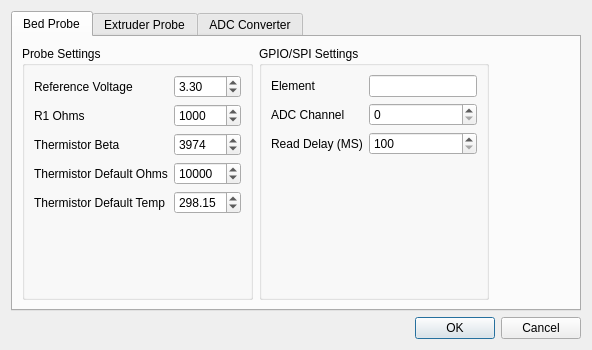
<?xml version="1.0" encoding="UTF-8"?>
<ui version="4.0">
 <class>ProbeConfigDialog</class>
 <widget class="QDialog" name="ProbeConfigDialog">
  <property name="geometry">
   <rect>
    <x>0</x>
    <y>0</y>
    <width>592</width>
    <height>350</height>
   </rect>
  </property>
  <property name="windowTitle">
   <string>Probe Configurations</string>
  </property>
  <property name="windowIcon">
   <iconset resource="PiRinter.qrc">
    <normaloff>:/PiRinter/Icons/Resources/glossy_3d_blue_orbs2_106.png</normaloff>:/PiRinter/Icons/Resources/glossy_3d_blue_orbs2_106.png</iconset>
  </property>
  <layout class="QGridLayout" name="gridLayout_3">
   <item row="0" column="0">
    <layout class="QGridLayout" name="gridLayout_2">
     <item row="0" column="0">
      <widget class="QTabWidget" name="tabThermalProbes">
       <property name="currentIndex">
        <number>0</number>
       </property>
       <widget class="QWidget" name="tpBedProbe">
        <attribute name="title">
         <string>Bed Probe</string>
        </attribute>
        <layout class="QVBoxLayout" name="verticalLayout">
         <item>
          <layout class="QGridLayout" name="gridLayout_4">
           <item row="0" column="1">
            <widget class="QGroupBox" name="groupBox_2">
             <property name="title">
              <string>GPIO/SPI Settings</string>
             </property>
             <layout class="QVBoxLayout" name="verticalLayout_3">
              <item>
               <layout class="QFormLayout" name="formLayout_2">
                <property name="fieldGrowthPolicy">
                 <enum>QFormLayout::AllNonFixedFieldsGrow</enum>
                </property>
                <item row="0" column="0">
                 <widget class="QLabel" name="elementGPIOPinLabel">
                  <property name="toolTip">
                   <string>This is the GPIO pin that is tied to the heater element.&lt;br/&gt;It is responsible for switching the element on and off.</string>
                  </property>
                  <property name="text">
                   <string>Element</string>
                  </property>
                 </widget>
                </item>
                <item row="0" column="1">
                 <widget class="QLineEdit" name="txtBedElementPin">
                  <property name="toolTip">
                   <string>This is the GPIO pin that is tied to the heater element.&lt;br/&gt;It is responsible for switching the element on and off.</string>
                  </property>
                  <property name="inputMask">
                   <string>00</string>
                  </property>
                 </widget>
                </item>
                <item row="1" column="0">
                 <widget class="QLabel" name="aDCChannelLabel_2">
                  <property name="toolTip">
                   <string>This is the channel of the ADC chip that this probe is assigned to use.</string>
                  </property>
                  <property name="text">
                   <string>ADC Channel</string>
                  </property>
                 </widget>
                </item>
                <item row="1" column="1">
                 <widget class="QSpinBox" name="seBedADCCh">
                  <property name="toolTip">
                   <string>This is the channel of the ADC chip that this probe is assigned to use.</string>
                  </property>
                 </widget>
                </item>
                <item row="2" column="0">
                 <widget class="QLabel" name="readDelayLabel">
                  <property name="toolTip">
                   <string>This is the read delay (in milliseconds) for the probe.&lt;br/&gt;It is also the maximum speed at which the probes will be modulated.</string>
                  </property>
                  <property name="text">
                   <string>Read Delay (MS)</string>
                  </property>
                 </widget>
                </item>
                <item row="2" column="1">
                 <widget class="QSpinBox" name="seBedPWM">
                  <property name="toolTip">
                   <string>This is the read delay (in milliseconds) for the probe.&lt;br/&gt;It is also the maximum speed at which the probes will be modulated.</string>
                  </property>
                  <property name="minimum">
                   <number>100</number>
                  </property>
                  <property name="maximum">
                   <number>9999</number>
                  </property>
                  <property name="value">
                   <number>100</number>
                  </property>
                 </widget>
                </item>
               </layout>
              </item>
              <item>
               <spacer name="verticalSpacer">
                <property name="orientation">
                 <enum>Qt::Vertical</enum>
                </property>
                <property name="sizeHint" stdset="0">
                 <size>
                  <width>20</width>
                  <height>40</height>
                 </size>
                </property>
               </spacer>
              </item>
             </layout>
            </widget>
           </item>
           <item row="0" column="0">
            <widget class="QGroupBox" name="gbResistors">
             <property name="title">
              <string>Probe Settings</string>
             </property>
             <layout class="QVBoxLayout" name="verticalLayout_2">
              <item>
               <layout class="QFormLayout" name="formLayout">
                <property name="fieldGrowthPolicy">
                 <enum>QFormLayout::AllNonFixedFieldsGrow</enum>
                </property>
                <item row="0" column="0">
                 <widget class="QLabel" name="referenceVoltageLabel">
                  <property name="toolTip">
                   <string>This is the reference voltage the ADC is using as a benchmark.</string>
                  </property>
                  <property name="text">
                   <string>Reference Voltage</string>
                  </property>
                 </widget>
                </item>
                <item row="0" column="1">
                 <widget class="QDoubleSpinBox" name="seBedRefV">
                  <property name="toolTip">
                   <string>This is the reference voltage the ADC is using as a benchmark.</string>
                  </property>
                  <property name="value">
                   <double>3.300000000000000</double>
                  </property>
                 </widget>
                </item>
                <item row="1" column="0">
                 <widget class="QLabel" name="r1ValueLabel">
                  <property name="toolTip">
                   <string>This is the Ohms value (typical 1K) of the R1 resistor&lt;br/&gt;at the top of the voltage divider circut with respect to ground.</string>
                  </property>
                  <property name="text">
                   <string>R1 Ohms</string>
                  </property>
                 </widget>
                </item>
                <item row="1" column="1">
                 <widget class="QSpinBox" name="seBedR1Ohms">
                  <property name="toolTip">
                   <string>This is the Ohms value (typical 1K) of the R1 resistor&lt;br/&gt;at the top of the voltage divider circut with respect to ground.</string>
                  </property>
                  <property name="maximum">
                   <number>99999999</number>
                  </property>
                  <property name="value">
                   <number>1000</number>
                  </property>
                 </widget>
                </item>
                <item row="2" column="0">
                 <widget class="QLabel" name="thermistorBetaLabel">
                  <property name="toolTip">
                   <string>This is the Beta value for the thermistor. The Beta for your thermistor&lt;br/&gt;can be found on the manufacturers datasheet.</string>
                  </property>
                  <property name="text">
                   <string>Thermistor Beta</string>
                  </property>
                 </widget>
                </item>
                <item row="2" column="1">
                 <widget class="QSpinBox" name="seBedBeta">
                  <property name="toolTip">
                   <string>This is the Beta value for the thermistor. The Beta for your thermistor&lt;br/&gt;can be found on the manufacturers datasheet.</string>
                  </property>
                  <property name="maximum">
                   <number>99999999</number>
                  </property>
                  <property name="value">
                   <number>3974</number>
                  </property>
                 </widget>
                </item>
                <item row="3" column="0">
                 <widget class="QLabel" name="thermistorDefaultOhmsLabel">
                  <property name="toolTip">
                   <string>This is the default resistance of your thermistor when measured&lt;br/&gt;at the default temperature.</string>
                  </property>
                  <property name="text">
                   <string>Thermistor Default Ohms</string>
                  </property>
                 </widget>
                </item>
                <item row="3" column="1">
                 <widget class="QSpinBox" name="seBedProbeOhms">
                  <property name="toolTip">
                   <string>This is the default resistance of your thermistor when measured&lt;br/&gt;at the default temperature.</string>
                  </property>
                  <property name="maximum">
                   <number>99999999</number>
                  </property>
                  <property name="value">
                   <number>10000</number>
                  </property>
                 </widget>
                </item>
                <item row="4" column="0">
                 <widget class="QLabel" name="thermistorDefaultTempLabel">
                  <property name="toolTip">
                   <string>This is the default temperature of your thermistor measured in Kelvin.&lt;br/&gt;Temperature inputs are defined in Kelvin.</string>
                  </property>
                  <property name="text">
                   <string>Thermistor Default Temp</string>
                  </property>
                 </widget>
                </item>
                <item row="4" column="1">
                 <widget class="QDoubleSpinBox" name="seBedProbeTemp">
                  <property name="toolTip">
                   <string>This is the default temperature of your thermistor measured in Kelvin.&lt;br/&gt;Temperature inputs are defined in Kelvin.</string>
                  </property>
                  <property name="maximum">
                   <double>999.990000000000009</double>
                  </property>
                  <property name="value">
                   <double>298.149999999999977</double>
                  </property>
                 </widget>
                </item>
               </layout>
              </item>
              <item>
               <spacer name="verticalSpacer_2">
                <property name="orientation">
                 <enum>Qt::Vertical</enum>
                </property>
                <property name="sizeHint" stdset="0">
                 <size>
                  <width>20</width>
                  <height>40</height>
                 </size>
                </property>
               </spacer>
              </item>
             </layout>
            </widget>
           </item>
           <item row="0" column="2">
            <spacer name="horizontalSpacer">
             <property name="orientation">
              <enum>Qt::Horizontal</enum>
             </property>
             <property name="sizeHint" stdset="0">
              <size>
               <width>40</width>
               <height>20</height>
              </size>
             </property>
            </spacer>
           </item>
          </layout>
         </item>
        </layout>
       </widget>
       <widget class="QWidget" name="tpExtProbe">
        <attribute name="title">
         <string>Extruder Probe</string>
        </attribute>
        <layout class="QVBoxLayout" name="verticalLayout_7">
         <item>
          <layout class="QGridLayout" name="gridLayout_5">
           <item row="0" column="1">
            <widget class="QGroupBox" name="groupBox_3">
             <property name="title">
              <string>GPIO/SPI Settings</string>
             </property>
             <layout class="QVBoxLayout" name="verticalLayout_5">
              <item>
               <layout class="QFormLayout" name="formLayout_4">
                <property name="fieldGrowthPolicy">
                 <enum>QFormLayout::AllNonFixedFieldsGrow</enum>
                </property>
                <item row="0" column="0">
                 <widget class="QLabel" name="elementGPIOPinLabel_2">
                  <property name="toolTip">
                   <string>This is the GPIO pin that is tied to the heater element.&lt;br/&gt;It is responsible for switching the element on and off.</string>
                  </property>
                  <property name="text">
                   <string>Element</string>
                  </property>
                 </widget>
                </item>
                <item row="0" column="1">
                 <widget class="QLineEdit" name="txtExtElementPin">
                  <property name="toolTip">
                   <string>This is the GPIO pin that is tied to the heater element.&lt;br/&gt;It is responsible for switching the element on and off.</string>
                  </property>
                  <property name="inputMask">
                   <string>00</string>
                  </property>
                 </widget>
                </item>
                <item row="1" column="0">
                 <widget class="QLabel" name="aDCChannelLabel">
                  <property name="toolTip">
                   <string>This is the channel of the ADC chip that this probe is assigned to use.</string>
                  </property>
                  <property name="text">
                   <string>ADC Channel</string>
                  </property>
                 </widget>
                </item>
                <item row="1" column="1">
                 <widget class="QSpinBox" name="seExtADCCh">
                  <property name="toolTip">
                   <string>This is the channel of the ADC chip that this probe is assigned to use.</string>
                  </property>
                 </widget>
                </item>
                <item row="2" column="0">
                 <widget class="QLabel" name="readDelayMSLabel">
                  <property name="toolTip">
                   <string>This is the read delay (in milliseconds) for the probe.&lt;br/&gt;It is also the maximum speed at which the probes will be modulated.</string>
                  </property>
                  <property name="text">
                   <string>Read Delay (MS)</string>
                  </property>
                 </widget>
                </item>
                <item row="2" column="1">
                 <widget class="QSpinBox" name="seExtPWM">
                  <property name="toolTip">
                   <string>This is the read delay (in milliseconds) for the probe.&lt;br/&gt;It is also the maximum speed at which the probes will be modulated.</string>
                  </property>
                  <property name="minimum">
                   <number>100</number>
                  </property>
                  <property name="maximum">
                   <number>9999</number>
                  </property>
                  <property name="value">
                   <number>100</number>
                  </property>
                 </widget>
                </item>
               </layout>
              </item>
              <item>
               <spacer name="verticalSpacer_4">
                <property name="orientation">
                 <enum>Qt::Vertical</enum>
                </property>
                <property name="sizeHint" stdset="0">
                 <size>
                  <width>20</width>
                  <height>40</height>
                 </size>
                </property>
               </spacer>
              </item>
             </layout>
            </widget>
           </item>
           <item row="0" column="0">
            <widget class="QGroupBox" name="gbResistors_2">
             <property name="title">
              <string>Probe Settings</string>
             </property>
             <layout class="QVBoxLayout" name="verticalLayout_6">
              <item>
               <layout class="QFormLayout" name="formLayout_5">
                <property name="fieldGrowthPolicy">
                 <enum>QFormLayout::AllNonFixedFieldsGrow</enum>
                </property>
                <item row="0" column="0">
                 <widget class="QLabel" name="referenceVoltageLabel_3">
                  <property name="toolTip">
                   <string>This is the reference voltage the ADC is using as a benchmark.</string>
                  </property>
                  <property name="text">
                   <string>Reference Voltage</string>
                  </property>
                 </widget>
                </item>
                <item row="0" column="1">
                 <widget class="QDoubleSpinBox" name="seExtRefV">
                  <property name="toolTip">
                   <string>This is the reference voltage the ADC is using as a benchmark.</string>
                  </property>
                  <property name="value">
                   <double>3.300000000000000</double>
                  </property>
                 </widget>
                </item>
                <item row="1" column="0">
                 <widget class="QLabel" name="r1ValueLabel_3">
                  <property name="toolTip">
                   <string>This is the Ohms value (typical 1K) of the R1 resistor&lt;br/&gt;at the top of the voltage divider circut with respect to ground.</string>
                  </property>
                  <property name="text">
                   <string>R1 Ohms</string>
                  </property>
                 </widget>
                </item>
                <item row="1" column="1">
                 <widget class="QSpinBox" name="seExtR1Ohms">
                  <property name="toolTip">
                   <string>This is the Ohms value (typical 1K) of the R1 resistor&lt;br/&gt;at the top of the voltage divider circut with respect to ground.</string>
                  </property>
                  <property name="maximum">
                   <number>99999999</number>
                  </property>
                  <property name="value">
                   <number>1000</number>
                  </property>
                 </widget>
                </item>
                <item row="2" column="0">
                 <widget class="QLabel" name="thermistorBetaLabel_3">
                  <property name="toolTip">
                   <string>This is the Beta value for the thermistor. The Beta for your thermistor&lt;br/&gt;can be found on the manufacturers datasheet.</string>
                  </property>
                  <property name="text">
                   <string>Thermistor Beta</string>
                  </property>
                 </widget>
                </item>
                <item row="2" column="1">
                 <widget class="QSpinBox" name="seExtBeta">
                  <property name="toolTip">
                   <string>This is the Beta value for the thermistor. The Beta for your thermistor&lt;br/&gt;can be found on the manufacturers datasheet.</string>
                  </property>
                  <property name="maximum">
                   <number>99999999</number>
                  </property>
                  <property name="value">
                   <number>3974</number>
                  </property>
                 </widget>
                </item>
                <item row="3" column="0">
                 <widget class="QLabel" name="thermistorDefaultOhmsLabel_3">
                  <property name="toolTip">
                   <string>This is the default resistance of your thermistor when measured&lt;br/&gt;at the default temperature.</string>
                  </property>
                  <property name="text">
                   <string>Thermistor Default Ohms</string>
                  </property>
                 </widget>
                </item>
                <item row="3" column="1">
                 <widget class="QSpinBox" name="seExtProbeOhms">
                  <property name="toolTip">
                   <string>This is the default resistance of your thermistor when measured&lt;br/&gt;at the default temperature.</string>
                  </property>
                  <property name="maximum">
                   <number>99999999</number>
                  </property>
                  <property name="value">
                   <number>10000</number>
                  </property>
                 </widget>
                </item>
                <item row="4" column="0">
                 <widget class="QLabel" name="thermistorDefaultTempLabel_3">
                  <property name="toolTip">
                   <string>This is the default temperature of your thermistor measured in Kelvin.&lt;br/&gt;Temperature inputs are defined in Kelvin.</string>
                  </property>
                  <property name="text">
                   <string>Thermistor Default Temp</string>
                  </property>
                 </widget>
                </item>
                <item row="4" column="1">
                 <widget class="QDoubleSpinBox" name="seExtProbeTemp">
                  <property name="toolTip">
                   <string>This is the default temperature of your thermistor measured in Kelvin.&lt;br/&gt;Temperature inputs are defined in Kelvin.</string>
                  </property>
                  <property name="maximum">
                   <double>999.990000000000009</double>
                  </property>
                  <property name="value">
                   <double>298.149999999999977</double>
                  </property>
                 </widget>
                </item>
               </layout>
              </item>
              <item>
               <spacer name="verticalSpacer_5">
                <property name="orientation">
                 <enum>Qt::Vertical</enum>
                </property>
                <property name="sizeHint" stdset="0">
                 <size>
                  <width>20</width>
                  <height>40</height>
                 </size>
                </property>
               </spacer>
              </item>
             </layout>
            </widget>
           </item>
           <item row="0" column="2">
            <spacer name="horizontalSpacer_2">
             <property name="orientation">
              <enum>Qt::Horizontal</enum>
             </property>
             <property name="sizeHint" stdset="0">
              <size>
               <width>40</width>
               <height>20</height>
              </size>
             </property>
            </spacer>
           </item>
          </layout>
         </item>
        </layout>
       </widget>
       <widget class="QWidget" name="tabADC">
        <attribute name="title">
         <string>ADC Converter</string>
        </attribute>
        <layout class="QVBoxLayout" name="verticalLayout_4">
         <item>
          <layout class="QGridLayout" name="gridLayout">
           <item row="0" column="0">
            <widget class="QGroupBox" name="groupBox">
             <property name="title">
              <string>Analog to Digital Converter GPIO</string>
             </property>
             <layout class="QHBoxLayout" name="horizontalLayout">
              <item>
               <layout class="QFormLayout" name="formLayout_3">
                <property name="fieldGrowthPolicy">
                 <enum>QFormLayout::AllNonFixedFieldsGrow</enum>
                </property>
                <item row="0" column="0">
                 <widget class="QLabel" name="clockLabel">
                  <property name="toolTip">
                   <string>This is the GPIO pin to use for the Clock or CLK.</string>
                  </property>
                  <property name="text">
                   <string>Clock</string>
                  </property>
                 </widget>
                </item>
                <item row="0" column="1">
                 <widget class="QLineEdit" name="txtClock">
                  <property name="minimumSize">
                   <size>
                    <width>50</width>
                    <height>0</height>
                   </size>
                  </property>
                  <property name="maximumSize">
                   <size>
                    <width>50</width>
                    <height>16777215</height>
                   </size>
                  </property>
                  <property name="toolTip">
                   <string>This is the GPIO pin to use for the Clock or CLK.</string>
                  </property>
                  <property name="inputMask">
                   <string>00</string>
                  </property>
                 </widget>
                </item>
                <item row="1" column="0">
                 <widget class="QLabel" name="mISOLabel">
                  <property name="toolTip">
                   <string>This is the GPIO pin used for the Master In Slave Out. (MISO)</string>
                  </property>
                  <property name="text">
                   <string>MISO</string>
                  </property>
                 </widget>
                </item>
                <item row="1" column="1">
                 <widget class="QLineEdit" name="txtMISO">
                  <property name="maximumSize">
                   <size>
                    <width>50</width>
                    <height>16777215</height>
                   </size>
                  </property>
                  <property name="toolTip">
                   <string>This is the GPIO pin used for the Master In Slave Out. (MISO)</string>
                  </property>
                  <property name="inputMask">
                   <string>00</string>
                  </property>
                 </widget>
                </item>
                <item row="2" column="0">
                 <widget class="QLabel" name="mOSILabel">
                  <property name="toolTip">
                   <string>This is the GPIO pin used for the Master Out Slave In. (MOSI)</string>
                  </property>
                  <property name="text">
                   <string>MOSI</string>
                  </property>
                 </widget>
                </item>
                <item row="2" column="1">
                 <widget class="QLineEdit" name="txtMOSI">
                  <property name="maximumSize">
                   <size>
                    <width>50</width>
                    <height>16777215</height>
                   </size>
                  </property>
                  <property name="toolTip">
                   <string>This is the GPIO pin used for the Master Out Slave In. (MOSI)</string>
                  </property>
                  <property name="inputMask">
                   <string>00</string>
                  </property>
                 </widget>
                </item>
                <item row="3" column="0">
                 <widget class="QLabel" name="cSLabel">
                  <property name="toolTip">
                   <string>This is the GPIO pin used for the Channel Select (CS or SS)</string>
                  </property>
                  <property name="text">
                   <string>CS</string>
                  </property>
                 </widget>
                </item>
                <item row="3" column="1">
                 <widget class="QLineEdit" name="txtCS">
                  <property name="maximumSize">
                   <size>
                    <width>50</width>
                    <height>16777215</height>
                   </size>
                  </property>
                  <property name="toolTip">
                   <string>This is the GPIO pin used for the Channel Select (CS or SS)</string>
                  </property>
                  <property name="inputMask">
                   <string>00</string>
                  </property>
                 </widget>
                </item>
               </layout>
              </item>
              <item>
               <spacer name="horizontalSpacer_4">
                <property name="orientation">
                 <enum>Qt::Horizontal</enum>
                </property>
                <property name="sizeHint" stdset="0">
                 <size>
                  <width>40</width>
                  <height>20</height>
                 </size>
                </property>
               </spacer>
              </item>
             </layout>
            </widget>
           </item>
           <item row="0" column="1">
            <spacer name="horizontalSpacer_3">
             <property name="orientation">
              <enum>Qt::Horizontal</enum>
             </property>
             <property name="sizeHint" stdset="0">
              <size>
               <width>40</width>
               <height>20</height>
              </size>
             </property>
            </spacer>
           </item>
           <item row="1" column="0">
            <spacer name="verticalSpacer_3">
             <property name="orientation">
              <enum>Qt::Vertical</enum>
             </property>
             <property name="sizeHint" stdset="0">
              <size>
               <width>20</width>
               <height>40</height>
              </size>
             </property>
            </spacer>
           </item>
          </layout>
         </item>
        </layout>
       </widget>
      </widget>
     </item>
    </layout>
   </item>
   <item row="1" column="0">
    <widget class="QDialogButtonBox" name="buttonBox">
     <property name="orientation">
      <enum>Qt::Horizontal</enum>
     </property>
     <property name="standardButtons">
      <set>QDialogButtonBox::Cancel|QDialogButtonBox::Ok</set>
     </property>
    </widget>
   </item>
  </layout>
 </widget>
 <resources>
  <include location="PiRinter.qrc"/>
 </resources>
 <connections>
  <connection>
   <sender>buttonBox</sender>
   <signal>accepted()</signal>
   <receiver>ProbeConfigDialog</receiver>
   <slot>accept()</slot>
   <hints>
    <hint type="sourcelabel">
     <x>257</x>
     <y>340</y>
    </hint>
    <hint type="destinationlabel">
     <x>157</x>
     <y>274</y>
    </hint>
   </hints>
  </connection>
  <connection>
   <sender>buttonBox</sender>
   <signal>rejected()</signal>
   <receiver>ProbeConfigDialog</receiver>
   <slot>reject()</slot>
   <hints>
    <hint type="sourcelabel">
     <x>325</x>
     <y>340</y>
    </hint>
    <hint type="destinationlabel">
     <x>286</x>
     <y>274</y>
    </hint>
   </hints>
  </connection>
 </connections>
</ui>
